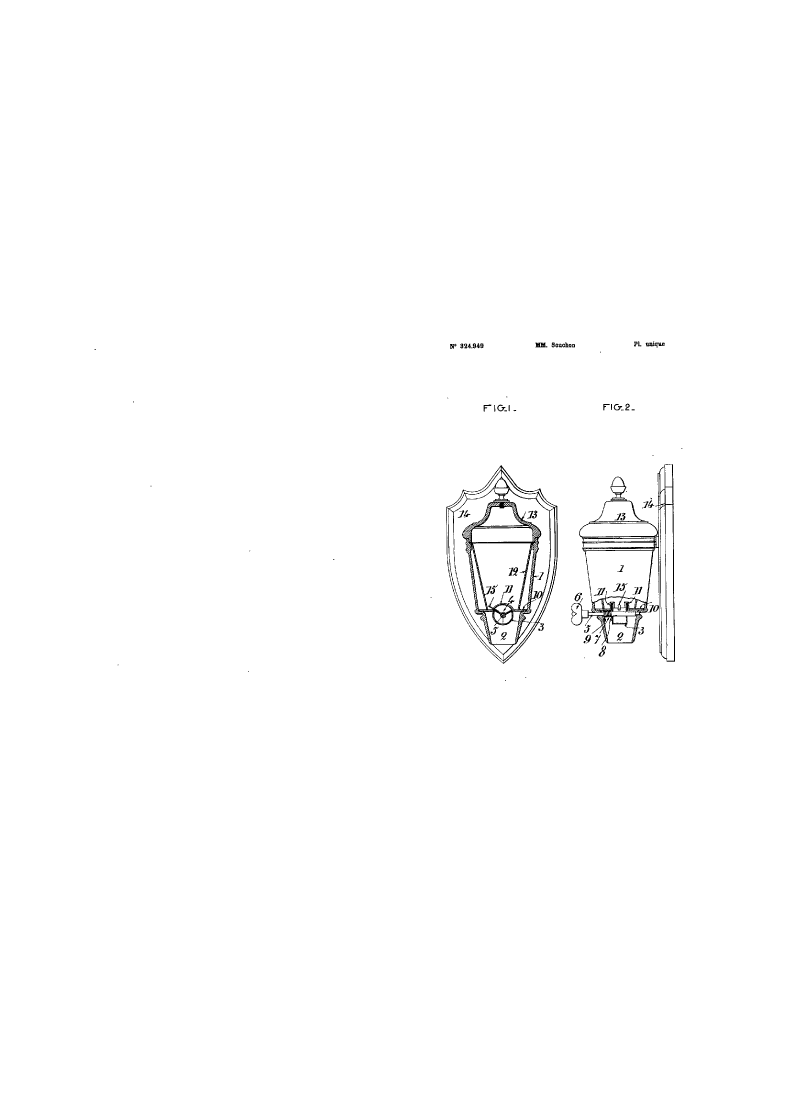
#> input picture dataset-dev/plates/FR.324949.A-000.tif, 2400 x 3350 px, given in place of GB.112704.A-011.png, which was not available (shown at 1/3 size)
$ jupyter execute --allow-errors 2phases.ipynb   (shell and % lines are left out)   (older library calls are emulated)
#> lines starting #> are read from the running program, lines starting #| are printed output that depends on the picture; after the words box and inside, x2 and y2 are one past the last pixel; in counts of white or black regions, pixels touching at a corner belong together; pictures that were not available may be replaced by others from this repository, and a replacement may not be noted
[cell 1]
import numpy as np
import matplotlib.pyplot as plt
import cv2
import os

[cell 2]
#similar images
image1_path = './dataset-dev/plates/GB.292020.A-009.tif'
image2_path = './Users/mac/Desktop/tbi/Semester-Project/data/images/GB.191319946.A-006.tif'
image3_path = './Users/mac/Desktop/tbi/Semester-Project/data/images/GB.425576.A-003.tif'
image4_path = '/Users/mac/Desktop/tbi/Semester-Project/data/images/GB.512507.A-003.tif'

[cell 3]
# [15 lines left out: functions is_contour_inside, bounding_box_to_contour, not called in this run]

[cell 4]
gb = []
for i in os.listdir('./dataset-dev/plates'):
    if i.__contains__('GB'):

        gb.append(i)
gb

[cell 5]
from skimage.transform import rotate
from skimage.color import rgb2gray
from deskew import determine_skew


# [16 lines left out: function deskew, not called in this run]

#> (a cell that did not finish here is left out)

[cell 7]
# [110 lines left out: functions process, first_phase, second_phase, not called in this run]

[cell 8]
for i in gb[0:10]:

    img_copy,_,figure = first_phase('./dataset-dev/plates/'+i)
    print(i)
    cv2.imshow("phase 1", img_copy)
    cv2.waitKey(0)
    cv2.destroyAllWindows()
    segmented, contours,_ = second_phase(figure,img_copy)
    cv2.imshow("phase 2", segmented)
    cv2.waitKey(0)
    cv2.destroyAllWindows()

[cell 9]
def process(img):
    img_gray = cv2.cvtColor(img, cv2.COLOR_BGR2GRAY)
    img_canny = cv2.Canny(img_gray, 0, 250, apertureSize=3,L2gradient=True)
    kernel = np.ones((5, 5), np.uint8)
    img_dilate = cv2.dilate(img_canny, kernel, iterations=2)
    return img_dilate.astype(np.uint8)


# Load the image
image = cv2.imread('./dataset-dev/plates_png/GB.112704.A-011.png', cv2.IMREAD_GRAYSCALE)
#> image: shape (3350, 2400); 99.4% white; 95 black regions (31 under 20 px), largest, box (x1, y1, x2, y2) and area: (1339, 1395, 1673, 1991) 25501, (1714, 1393, 2025, 1985) 18280, (1606, 1028, 1637, 1042) 334
#> (the rest of this cell did not finish here and is left out)

[cell 10]
import cv2
import numpy as np
import math

# [6 lines left out: function process, not called in this run]

def euclidean_distance(p1, p2):
    return math.sqrt((p1[0] - p2[0]) ** 2 + (p1[1] - p2[1]) ** 2)

# [53 lines left out: function closest2_contours, not called in this run]

[cell 11]
for i in gb[0:13]:

    img_copy,_ = closest2_contours(data_path+i)
    print(i)
    cv2.imshow("phase 1", img_copy)
    cv2.waitKey(0)
    cv2.destroyAllWindows()
    # [4 lines of commented-out code are left out]

[cell 12]
import cv2
import numpy as np
import matplotlib.pyplot as plt

# Load the image
image = cv2.imread('/mnt/data/image.png', cv2.IMREAD_GRAYSCALE)
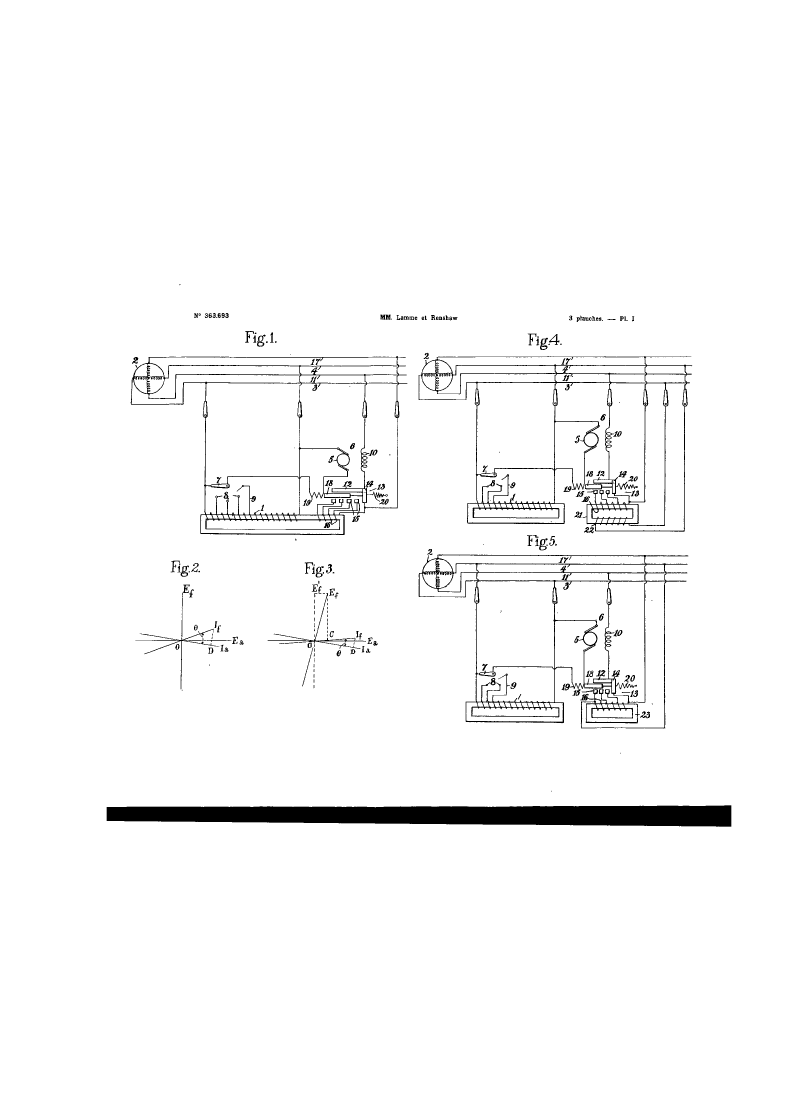
#> input picture dataset-dev/plates/FR.363693.A-000.tif, 2400 x 3350 px, given in place of image.png, which was not available (shown at 1/3 size)
#> image: shape (3350, 2400); 97.4% white; 245 black regions (61 under 20 px), largest, box (x1, y1, x2, y2) and area: (320, 2416, 2194, 2480) 97965, (1256, 1068, 2077, 1595) 29455, (1256, 1663, 2065, 2186) 29326

# Blur the image to reduce noise
image = cv2.GaussianBlur(image, (5, 5), 0)

# Crop the image (optional, based on your initial code)
image = image[100:-100, :]
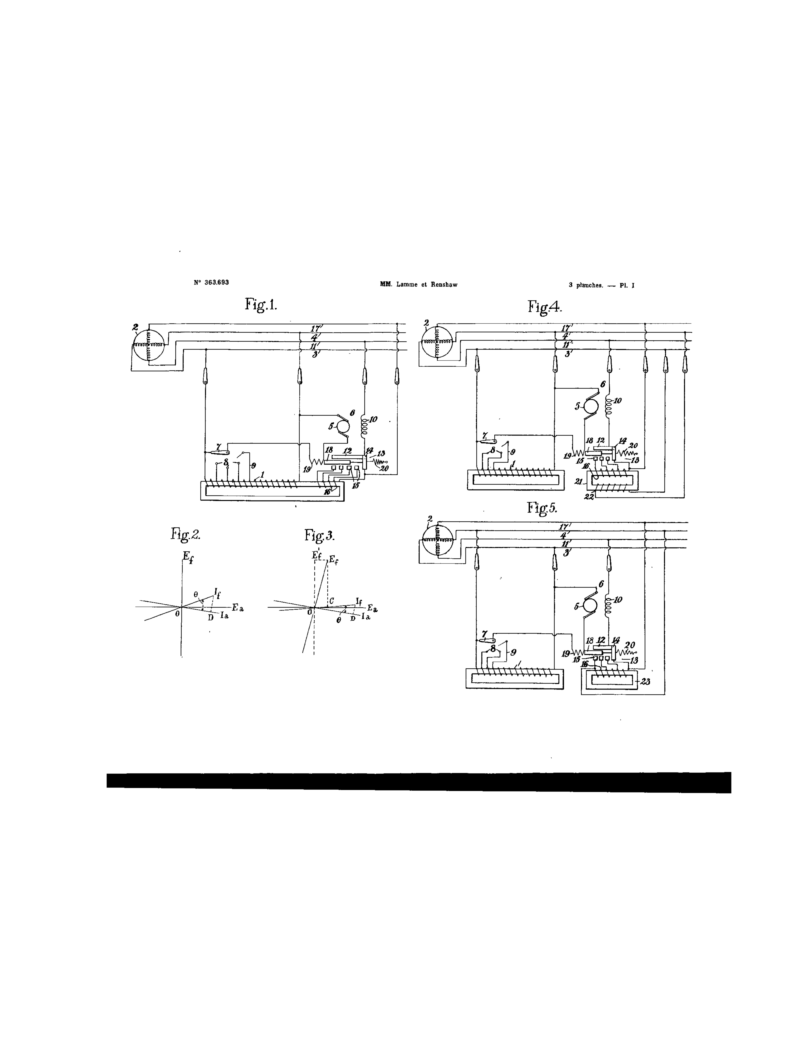
#> image: shape (3150, 2400) (shown at 1/3 size); min 0, max 255, mean 248

# Convert the image to float32
gray = np.float32(image)

# Apply Harris corner detection
corner_response = cv2.cornerHarris(src=gray, blockSize=2, ksize=7, k=0.07)
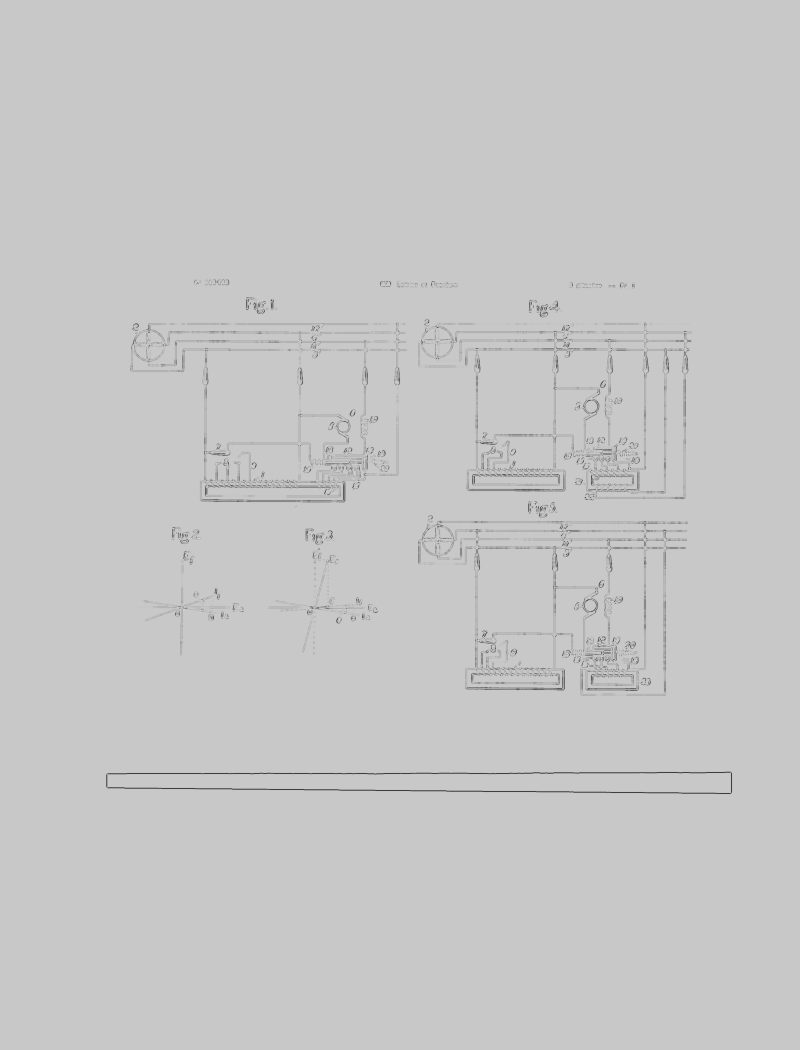
#> corner_response: shape (3150, 2400) float32 (shown at 1/3 size); min -1.13e+12, max 3.11e+11, mean -7.34e+09; drawn with min black and max white

# Dilate the corner response image to make the corners more visible
corner_response = cv2.dilate(corner_response, None)
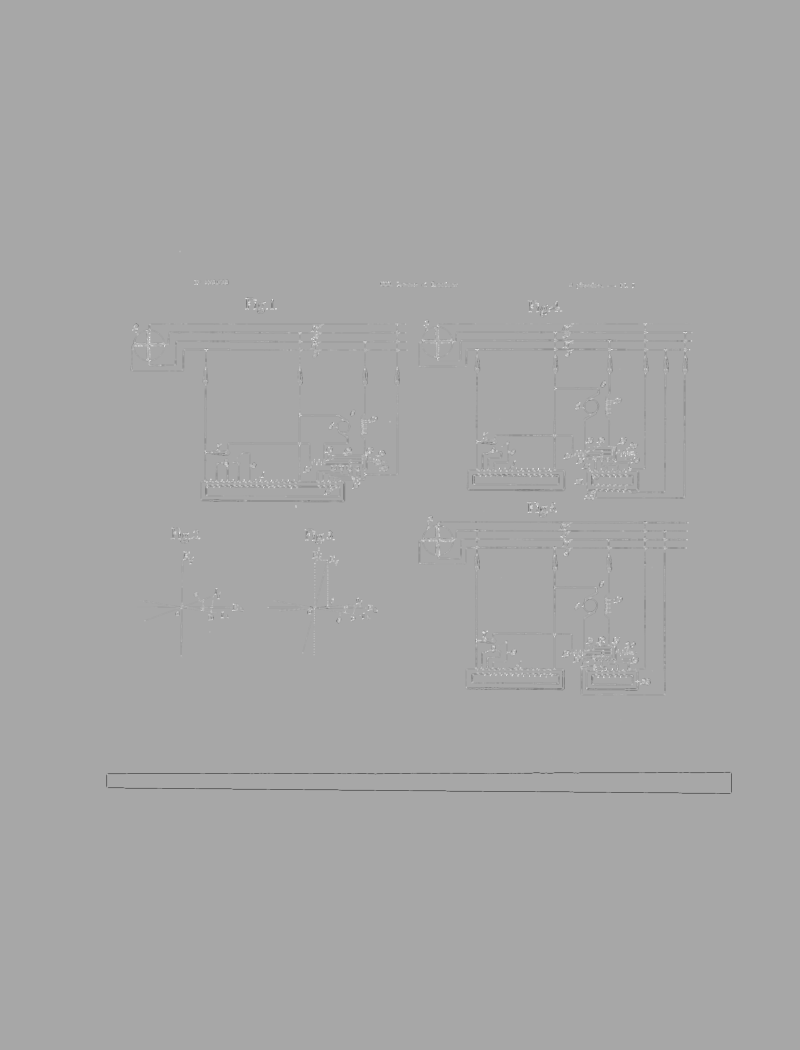
#> corner_response: shape (3150, 2400) float32 (shown at 1/3 size); min -5.92e+11, max 3.11e+11, mean -562960576; drawn with min black and max white

# Threshold for optimal value
threshold = 0.001 * corner_response.max()
#> threshold = 311308779.5

# Find the coordinates of the corner points that exceed the threshold
coordinates = np.argwhere(corner_response > threshold)
#> coordinates = 96804 pairs, first value 751 to 2379, second value 321 to 2193
coordinates = np.fliplr(coordinates)  # Switch from (y, x) to (x, y) format
#> coordinates = 96804 pairs, first value 321 to 2193, second value 751 to 2379

# Create a copy of the original image to display corners
output_image = cv2.cvtColor(image, cv2.COLOR_GRAY2BGR)

# Mark the detected corners in red
output_image[corner_response > threshold] = [0, 0, 255]
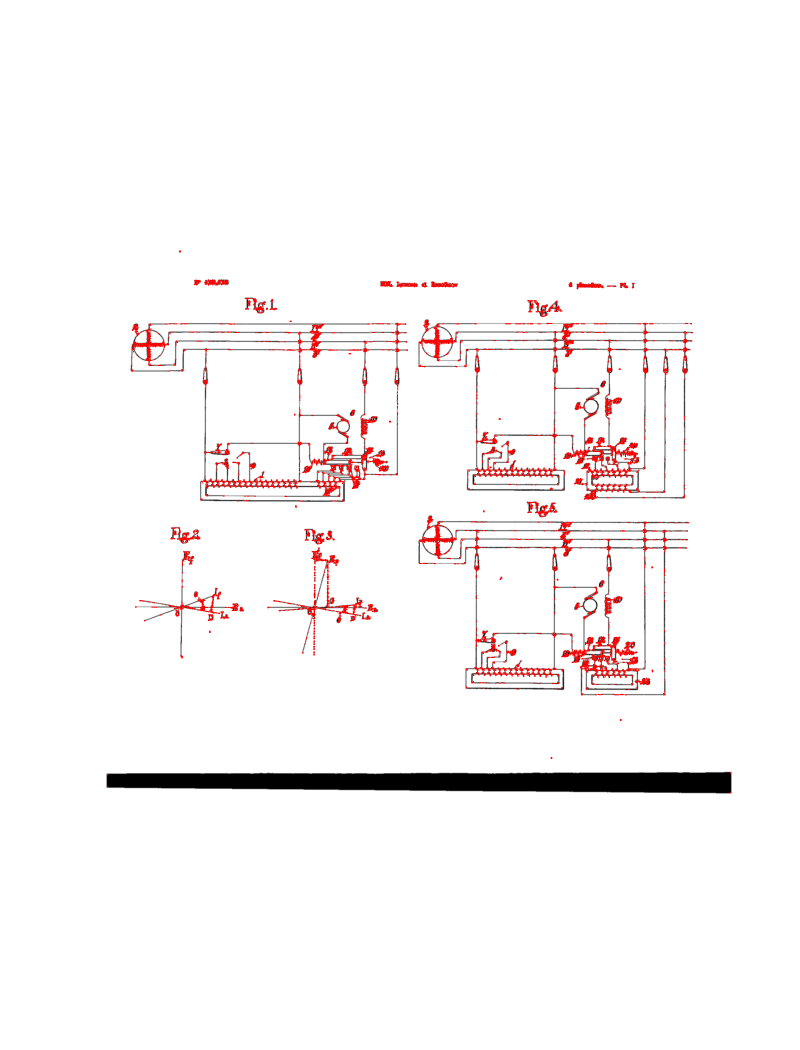
#> output_image: shape (3150, 2400, 3) (shown at 1/3 size); mean B, G, R 246.3, 246.3, 249.5

# Fit a line through the detected corner points (x, y)
if len(coordinates) > 0:
    [vx, vy, x, y] = cv2.fitLine(coordinates, cv2.DIST_L2, 0, 0.01, 0.01)
#> vx = [0.957]; vy = [0.289]; x = [1343]; y = [1452.4]

    # Calculate two points to draw the line (extend it)
    lefty = int((-x * vy / vx) + y)
#> lefty = 1046
    righty = int(((output_image.shape[1] - x) * vy / vx) + y)
#> righty = 1771

    # Draw the fitted line in blue
    cv2.line(output_image, (output_image.shape[1] - 1, righty), (0, lefty), (255, 0, 0), 2)

# Convert BGR to RGB for displaying with matplotlib
output_image_rgb = cv2.cvtColor(output_image, cv2.COLOR_BGR2RGB)

# Display the result
plt.figure(figsize=(10, 10))
plt.imshow(output_image_rgb)
plt.axis('off')  # Hide axes
plt.show()
